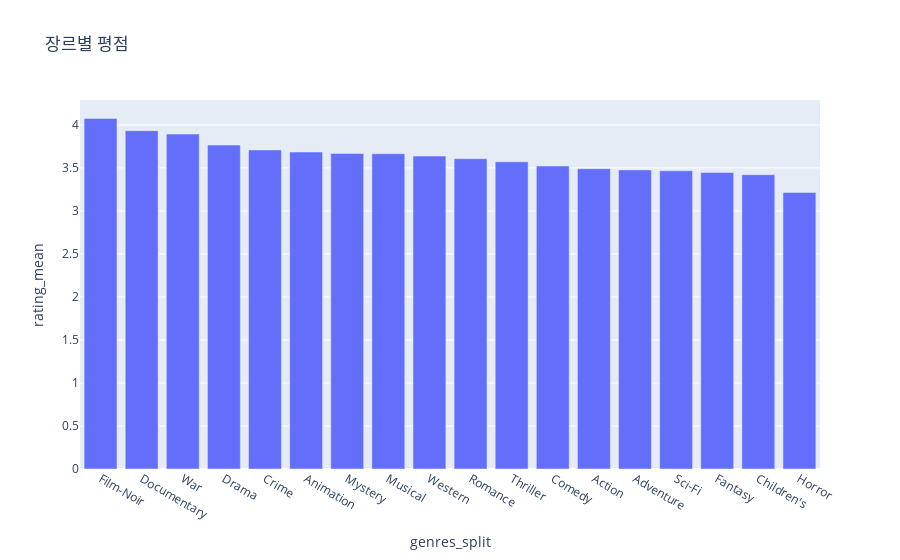

The code cell stored with this chart in its notebook:
### Code cell
# 장르별 평점을 시각화해서 살펴보기 x축 : 장르 , y축 : 평균 평점

# plotly 버전
px.bar(rating_by_genre_df, x='genres_split', y='rating_mean', height=350, title='장르별 평점').update_xaxes(categoryorder="total descending")

### Figure 1 — Plotly figure (JSON) as saved in the notebook; plotly's stock layout.template omitted (floating-point values rounded to 4 significant figures)
{"data": [{"hovertemplate": "genres_split=%{x}<br>rating_mean=%{y}<extra></extra>", "legendgroup": "", "marker": {"color": "#636efa", "pattern": {"shape": ""}}, "name": "", "orientation": "v", "showlegend": false, "textposition": "auto", "type": "bar", "x": ["Horror", "Children's", "Fantasy", "Sci-Fi", "Adventure", "Action", "Comedy", "Thriller", "Romance", "Western", "Musical", "Mystery", "Animation", "Crime", "Drama", "War", "Documentary", "Film-Noir"], "xaxis": "x", "y": [3.215, 3.422, 3.447, 3.467, 3.477, 3.491, 3.522, 3.57, 3.607, 3.638, 3.666, 3.668, 3.685, 3.709, 3.766, 3.893, 3.933, 4.075], "yaxis": "y"}], "layout": {"autosize": true, "barmode": "relative", "legend": {"tracegroupgap": 0}, "title": {"text": "장르별 평점"}, "xaxis": {"anchor": "y", "autorange": true, "categoryorder": "total descending", "domain": [0, 1], "range": [-0.5, 17.5], "title": {"text": "genres_split"}, "type": "category"}, "yaxis": {"anchor": "x", "autorange": true, "domain": [0, 1], "range": [0, 4.29], "title": {"text": "rating_mean"}, "type": "linear"}}}
